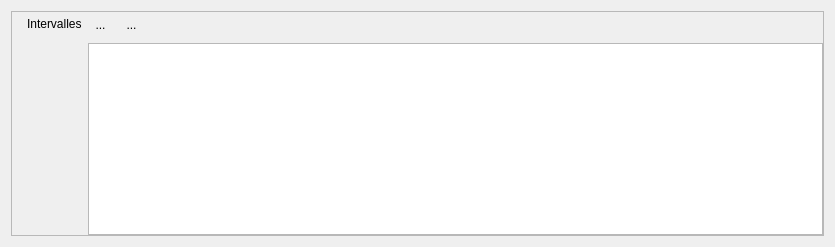
                    <widget class="QWidget" name="stackPondIval">
                     <layout class="QGridLayout" name="gridLayout_20">
                      <item row="0" column="0">
                       <widget class="QFrame" name="pondIvalFrame">
                        <property name="frameShape">
                         <enum>QFrame::StyledPanel</enum>
                        </property>
                        <property name="frameShadow">
                         <enum>QFrame::Raised</enum>
                        </property>
                        <layout class="QGridLayout" name="gridLayout_19">
                         <property name="leftMargin">
                          <number>0</number>
                         </property>
                         <property name="topMargin">
                          <number>0</number>
                         </property>
                         <property name="rightMargin">
                          <number>0</number>
                         </property>
                         <property name="bottomMargin">
                          <number>0</number>
                         </property>
                         <item row="0" column="4">
                          <spacer name="horizontalSpacer_12">
                           <property name="orientation">
                            <enum>Qt::Horizontal</enum>
                           </property>
                           <property name="sizeHint" stdset="0">
                            <size>
                             <width>673</width>
                             <height>20</height>
                            </size>
                           </property>
                          </spacer>
                         </item>
                         <item row="1" column="2" colspan="3">
                          <widget class="QTableView" name="pondIvalView">
                           <property name="minimumSize">
                            <size>
                             <width>200</width>
                             <height>100</height>
                            </size>
                           </property>
                           <property name="dragEnabled">
                            <bool>true</bool>
                           </property>
                          </widget>
                         </item>
                         <item row="0" column="2">
                          <widget class="QToolButton" name="pondIvalPlus">
                           <property name="minimumSize">
                            <size>
                             <width>25</width>
                             <height>25</height>
                            </size>
                           </property>
                           <property name="toolTip">
                            <string>Ajouter un intervalle</string>
                           </property>
                           <property name="text">
                            <string>...</string>
                           </property>
                           <property name="icon">
                            <iconset resource="resources.qrc">
                             <normaloff>:/plugins/eco_cont/icons/symbologyAdd.svg</normaloff>:/plugins/eco_cont/icons/symbologyAdd.svg</iconset>
                           </property>
                           <property name="autoRaise">
                            <bool>true</bool>
                           </property>
                          </widget>
                         </item>
                         <item row="0" column="3">
                          <widget class="QToolButton" name="pondIvalMinus">
                           <property name="minimumSize">
                            <size>
                             <width>25</width>
                             <height>25</height>
                            </size>
                           </property>
                           <property name="toolTip">
                            <string>Supprimer l'intervalle sélectionné</string>
                           </property>
                           <property name="text">
                            <string>...</string>
                           </property>
                           <property name="icon">
                            <iconset resource="resources.qrc">
                             <normaloff>:/plugins/eco_cont/icons/symbologyRemove.svg</normaloff>:/plugins/eco_cont/icons/symbologyRemove.svg</iconset>
                           </property>
                           <property name="autoRaise">
                            <bool>true</bool>
                           </property>
                          </widget>
                         </item>
                         <item row="0" column="1">
                          <widget class="QLabel" name="pondDirectLayerLabel_2">
                           <property name="sizePolicy">
                            <sizepolicy hsizetype="Fixed" vsizetype="Fixed">
                             <horstretch>0</horstretch>
                             <verstretch>0</verstretch>
                            </sizepolicy>
                           </property>
                           <property name="text">
                            <string>Intervalles</string>
                           </property>
                          </widget>
                         </item>
                         <item row="0" column="0">
                          <spacer name="horizontalSpacer_13">
                           <property name="orientation">
                            <enum>Qt::Horizontal</enum>
                           </property>
                           <property name="sizeType">
                            <enum>QSizePolicy::Fixed</enum>
                           </property>
                           <property name="sizeHint" stdset="0">
                            <size>
                             <width>15</width>
                             <height>13</height>
                            </size>
                           </property>
                          </spacer>
                         </item>
                        </layout>
                       </widget>
                      </item>
                     </layout>
                    </widget>
